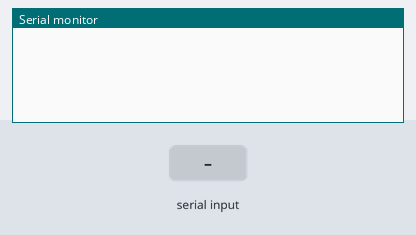
Recording of a sketch running on a simulated Arduino Mega 2560, built with avr-gcc and run on an emulated ATmega2560. Shown: the last lines printed to the serial monitor. Inputs (shaded band) come from the test bench.

Above: at 1.2 s.
1.3 s: "-" received over the second serial link
At 1.7 s:
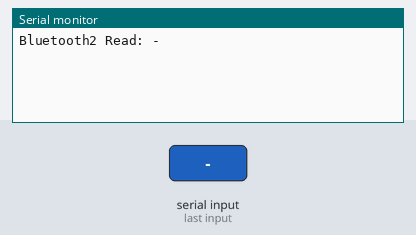
2.8 s: "_" received over the second serial link
At 4.1 s:
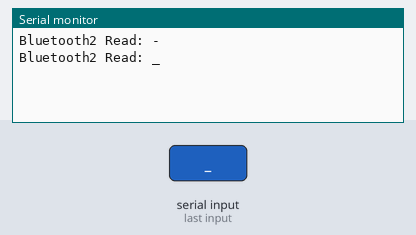

Measured:
- after the input at 1.3 s, the serial monitor: prints a new line at once (image 1)
- after the input at 2.8 s, the serial monitor: prints a new line at once (image 2)

The sketch:

bluesmirf-rn42.ino
```cpp
/*Author: EmaMaker (emamaker.altervista.org) on 8/3/2020
  Write and read data from two bluesmirf rn-42 at the same time*/
#include <SoftwareSerial.h>

int bluetoothTx = 2;  // TX-O pin of bluetooth mate, Arduino D2
int bluetoothRx = 3;  // RX-I pin of bluetooth mate, Arduino D3

//SoftwareSerial bluetooth(bluetoothTx, bluetoothRx);
#define bluetooth1 Serial3
#define bluetooth2 Serial2

HardwareSerial* current= nullptr;

char a = ' ';

void setup() {
  Serial.begin(9600);  // Begin the serial monitor at 9600bps
  bluetooth1.begin(19200);
  bluetooth2.begin(19200);
}

void read(HardwareSerial* bluetooth) {
  while (bluetooth->available()) {
    if(bluetooth == &bluetooth1){
      Serial.print("Bluetooth1 Read: ");
    }else if(bluetooth == &bluetooth2){
      Serial.print("Bluetooth2 Read: ");
    }
    // Send any characters the bluetooth prints to the serial monitor
    Serial.println((char)bluetooth->read());
    delay(50);
  }
}

void write(HardwareSerial* bluetooth) {
  if(a != ' ') {
    if(bluetooth == &bluetooth1){
      Serial.print("Bluetooth1 Write: ");
    }else if(bluetooth == &bluetooth2){
      Serial.print("Bluetooth2 Write: ");
    }
    // Send any characters the Serial monitor prints to the bluetooth
    Serial.println(a);
    bluetooth->print(a);
    a = ' ';
  }
}

bool b = false;
void loop() {
  b = !b;

  while(Serial.available() > 0){
    a = (char)Serial.read();
    if(a == '-') current = &bluetooth1;
    else if(a == '_') current = &bluetooth2;
    if(a == '-' || a == '_') a = ' ';
  }

  if(current != nullptr) write(current);

  read(&bluetooth1);
  read(&bluetooth2);
}
```
